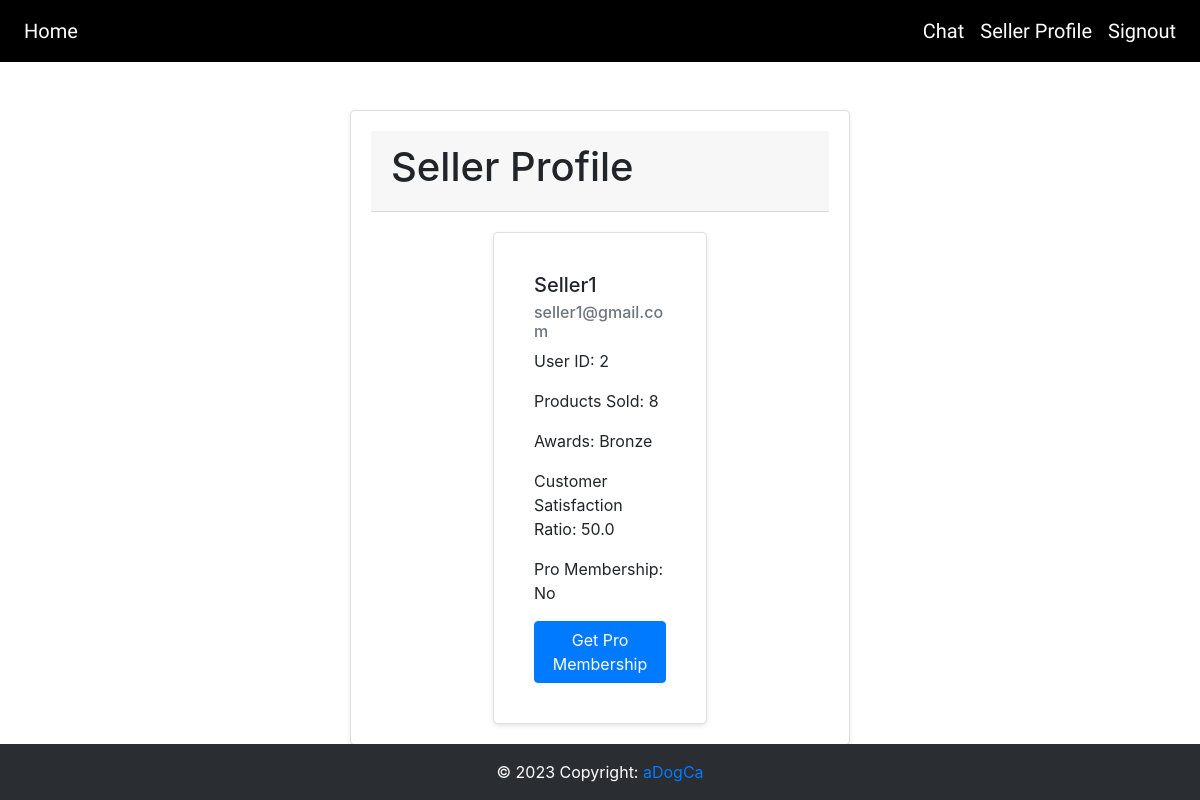
The app's page /seller_profile (signed in), older data.
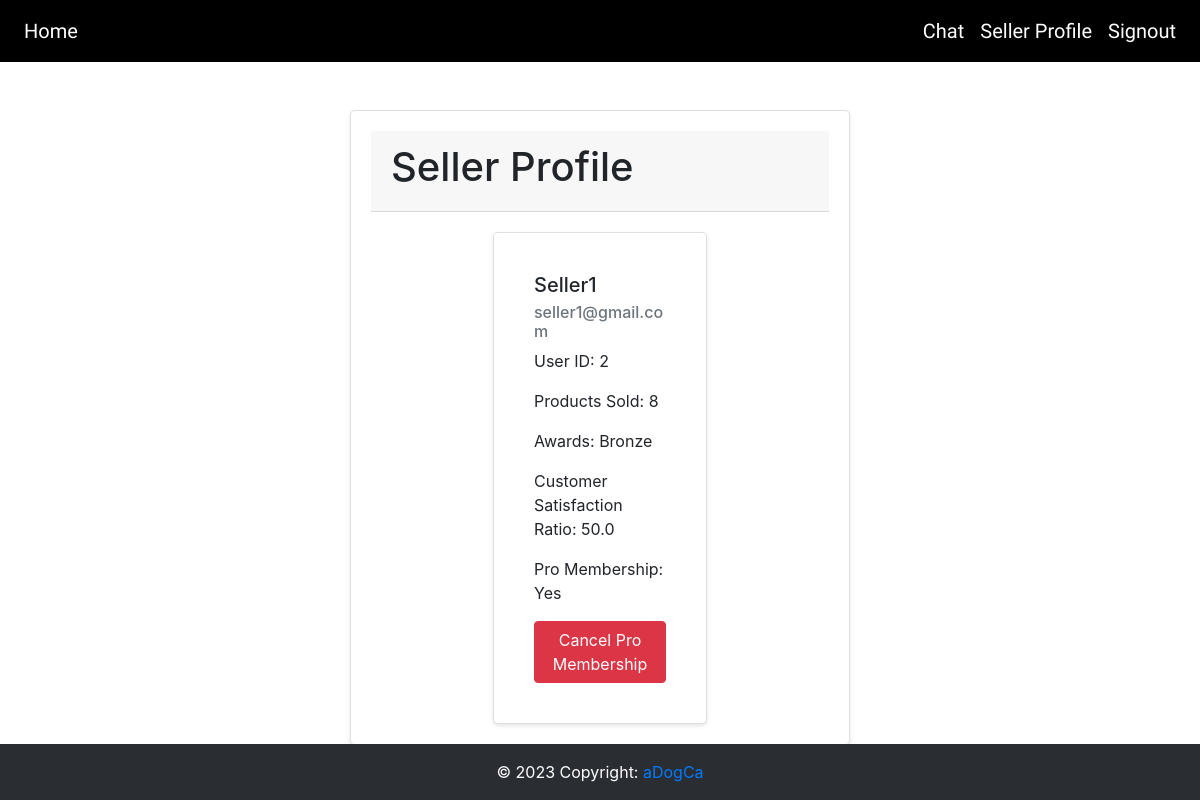
The same page, newer data.
### website/models.py (models this page shows)
class User(db.Model, UserMixin):
    id = db.Column(db.Integer, primary_key=True)
    email = db.Column(db.String(150), unique=True)
    password = db.Column(db.String(150))
    userType = db.Column(db.String(20))
    firstName = db.Column(db.String(150))
    products = db.relationship('Products')
    messages_sent = db.relationship('Message', backref='sender', foreign_keys='Message.sender_id')
    messages_received = db.relationship('Message', backref='recipient', foreign_keys='Message.recipient_id')
    products_sold = db.Column(db.Integer,default=0)
    pro_membership = db.Column(db.String(5),default="No")

### website/views.py (the view)
@views.route('/seller_profile')
def seller_profile():
    user = User.query.get(current_user.id)
    awards = "None"
    if user.products_sold > 25:
        awards = "Gold"
    elif user.products_sold > 15 and user.products_sold <= 25:
        awards = "Silver"
    elif user.products_sold <= 15 and user.products_sold > 5:
        awards = "Bronze"
    ratings = OrderDetails.query.filter_by(seller_id=current_user.id).all()
    total_ratings = len(ratings)
    total_satisfaction = sum([rating.rating for rating in ratings if rating.rating is not None])
    if total_ratings > 0:
        satisfaction_percentage = (total_satisfaction / (total_ratings * 5)) * 100
    else:
        satisfaction_percentage = 0
    return render_template('seller_profile.html', user=user, awards=awards,satisfaction_percentage=satisfaction_percentage)

### website/__init__.py (called while the page is built)
def create_app():
    app = Flask(__name__)
    app.config['SECRET_KEY'] = 'ISEE'
    app.config['SQLALCHEMY_DATABASE_URI'] = f'sqlite:///{DB_NAME}'
    db.init_app(app)
    search = Search()
    search.init_app(app)
    from .views import views
    from .auth import auth
    app.register_blueprint(views, url_prefix='/')
    app.register_blueprint(auth, url_prefix='/')
    from .models import User, Products
    with app.app_context():
        db.create_all()
    login_manager = LoginManager()
    login_manager.login_view = 'auth.login'
    login_manager.init_app(app)
    @login_manager.user_loader
    def load_user(id):
        return User.query.get(int(id))
    return app

### website/templates/seller_profile.html (shortened to what this page needs)
{% extends "base.html" %}
{% block content %}
    <div class="card mt-5">
        <div class="card-header">
            <h1>Seller Profile</h1>
        </div>
        <div class="row">
            <div class="col-md-6 offset-md-3">
                <div class="card">
                    <div class="card-body">
                        <h5 class="card-title">{{ user.firstName }}</h5>
                        <h6 class="card-subtitle mb-2 text-muted">{{ user.email }}</h6>
                        <p class="card-text">User ID: {{ user.id }}</p>
                        <p class="card-text">Products Sold: {{ user.products_sold }}</p>
                        <p class="card-text">Awards: {{ awards }}</p>
                        <p class="card-text">Customer Satisfaction Ratio: {{ satisfaction_percentage }}</p>
                        <p class="card-text">Pro Membership: {{ user.pro_membership }}</p>
                        {% if user.pro_membership == "No" %}
            <button type="button" class="btn btn-primary" data-toggle="modal" data-target="#getProMembershipModal">
                Get Pro Membership
            </button>
            </div>
        {% else %}
            <button type="button" class="btn btn-danger" data-toggle="modal" data-target="#cancelProMembershipModal">
                Cancel Pro Membership
            </button>
            </div>
        {% endif %}
                    </div>
                </div>
            </div>
{% endblock %}

Row changes from the older to the newer data that the page shows:
changed User "Seller1": pro_membership "No" → "Yes"
Text that changed along with them:
text no longer shown: "Get Pro Membership"
text now shown: "Cancel Pro Membership"
